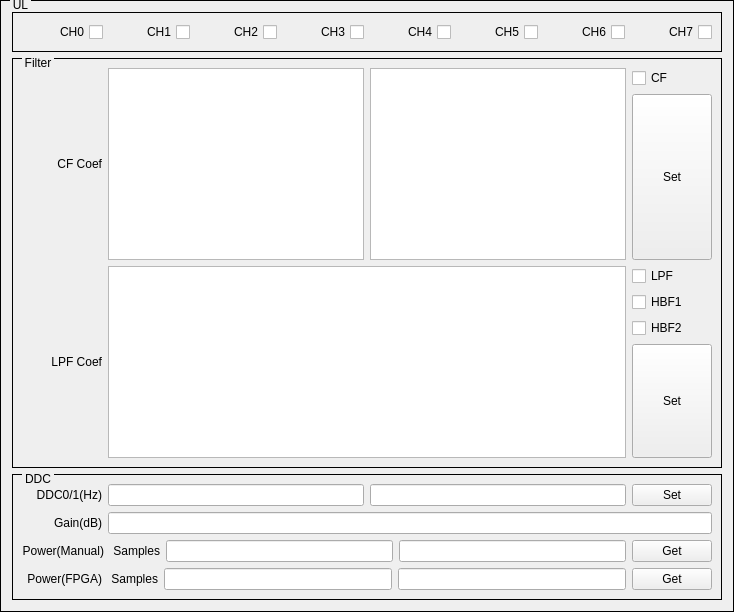
    <widget class="QGroupBox" name="groupBoxUL">
     <property name="styleSheet">
      <string notr="true">QGroupBox{ border:1px solid black; margin-top:0.5ex; }
QGroupBox::title { subcontrol-origin:margin; subcontrol-position:top left; top:-2px; left:10px; margin-left: 0px; padding:0 1px; }</string>
     </property>
     <property name="title">
      <string>UL</string>
     </property>
     <layout class="QVBoxLayout" name="verticalLayout_6">
      <item>
       <widget class="QGroupBox" name="groupBoxUL_CH">
        <property name="styleSheet">
         <string notr="true">QGroupBox{ border:1px solid black; margin-top:0.5ex; }
QGroupBox::title { subcontrol-origin:margin; subcontrol-position:top left; top:-2px; left:10px; margin-left: 0px; padding:0 1px; }</string>
        </property>
        <property name="title">
         <string/>
        </property>
        <layout class="QHBoxLayout" name="horizontalLayout_16">
         <item>
          <widget class="QCheckBox" name="checkBoxUL_CH0">
           <property name="layoutDirection">
            <enum>Qt::RightToLeft</enum>
           </property>
           <property name="text">
            <string>CH0</string>
           </property>
          </widget>
         </item>
         <item>
          <widget class="QCheckBox" name="checkBoxUL_CH1">
           <property name="layoutDirection">
            <enum>Qt::RightToLeft</enum>
           </property>
           <property name="text">
            <string>CH1</string>
           </property>
          </widget>
         </item>
         <item>
          <widget class="QCheckBox" name="checkBoxUL_CH2">
           <property name="layoutDirection">
            <enum>Qt::RightToLeft</enum>
           </property>
           <property name="text">
            <string>CH2</string>
           </property>
          </widget>
         </item>
         <item>
          <widget class="QCheckBox" name="checkBoxUL_CH3">
           <property name="layoutDirection">
            <enum>Qt::RightToLeft</enum>
           </property>
           <property name="text">
            <string>CH3</string>
           </property>
          </widget>
         </item>
         <item>
          <widget class="QCheckBox" name="checkBoxUL_CH4">
           <property name="layoutDirection">
            <enum>Qt::RightToLeft</enum>
           </property>
           <property name="text">
            <string>CH4</string>
           </property>
          </widget>
         </item>
         <item>
          <widget class="QCheckBox" name="checkBoxUL_CH5">
           <property name="layoutDirection">
            <enum>Qt::RightToLeft</enum>
           </property>
           <property name="text">
            <string>CH5</string>
           </property>
          </widget>
         </item>
         <item>
          <widget class="QCheckBox" name="checkBoxUL_CH6">
           <property name="layoutDirection">
            <enum>Qt::RightToLeft</enum>
           </property>
           <property name="text">
            <string>CH6</string>
           </property>
          </widget>
         </item>
         <item>
          <widget class="QCheckBox" name="checkBoxUL_CH7">
           <property name="layoutDirection">
            <enum>Qt::RightToLeft</enum>
           </property>
           <property name="text">
            <string>CH7</string>
           </property>
          </widget>
         </item>
        </layout>
       </widget>
      </item>
      <item>
       <widget class="QGroupBox" name="groupBoxUL_Filter">
        <property name="styleSheet">
         <string notr="true">QGroupBox{ border:1px solid black; margin-top:0.5ex; }
QGroupBox::title { subcontrol-origin:margin; subcontrol-position:top left; top:-2px; left:10px; margin-left: 0px; padding:0 1px; }</string>
        </property>
        <property name="title">
         <string>Filter</string>
        </property>
        <layout class="QVBoxLayout" name="verticalLayout_12">
         <item>
          <layout class="QHBoxLayout" name="horizontalLayout_17">
           <item>
            <layout class="QHBoxLayout" name="horizontalLayout_18">
             <item>
              <widget class="QLabel" name="labelUL_CF_Coef">
               <property name="sizePolicy">
                <sizepolicy hsizetype="Fixed" vsizetype="Fixed">
                 <horstretch>0</horstretch>
                 <verstretch>0</verstretch>
                </sizepolicy>
               </property>
               <property name="minimumSize">
                <size>
                 <width>80</width>
                 <height>0</height>
                </size>
               </property>
               <property name="text">
                <string>CF Coef</string>
               </property>
               <property name="alignment">
                <set>Qt::AlignRight|Qt::AlignTrailing|Qt::AlignVCenter</set>
               </property>
              </widget>
             </item>
             <item>
              <widget class="QTextEdit" name="textEditUL_CF_CoefReal"/>
             </item>
             <item>
              <widget class="QTextEdit" name="textEditUL_CF_CoefImag"/>
             </item>
            </layout>
           </item>
           <item>
            <layout class="QVBoxLayout" name="verticalLayout_8">
             <item>
              <widget class="QCheckBox" name="checkBoxUL_CF">
               <property name="text">
                <string>CF</string>
               </property>
              </widget>
             </item>
             <item>
              <widget class="QPushButton" name="pushButtonSetUL_CF">
               <property name="sizePolicy">
                <sizepolicy hsizetype="Fixed" vsizetype="Preferred">
                 <horstretch>0</horstretch>
                 <verstretch>0</verstretch>
                </sizepolicy>
               </property>
               <property name="text">
                <string>Set</string>
               </property>
              </widget>
             </item>
            </layout>
           </item>
          </layout>
         </item>
         <item>
          <layout class="QHBoxLayout" name="horizontalLayout_14">
           <item>
            <widget class="QLabel" name="labelUL_LPF_Coef">
             <property name="sizePolicy">
              <sizepolicy hsizetype="Fixed" vsizetype="Fixed">
               <horstretch>0</horstretch>
               <verstretch>0</verstretch>
              </sizepolicy>
             </property>
             <property name="minimumSize">
              <size>
               <width>80</width>
               <height>0</height>
              </size>
             </property>
             <property name="text">
              <string>LPF Coef</string>
             </property>
             <property name="alignment">
              <set>Qt::AlignRight|Qt::AlignTrailing|Qt::AlignVCenter</set>
             </property>
            </widget>
           </item>
           <item>
            <widget class="QTextEdit" name="textEditUL_LPF_Coef"/>
           </item>
           <item>
            <layout class="QVBoxLayout" name="verticalLayout_7">
             <item>
              <widget class="QCheckBox" name="checkBoxUL_LPF">
               <property name="text">
                <string>LPF</string>
               </property>
              </widget>
             </item>
             <item>
              <widget class="QCheckBox" name="checkBoxUL_HBF1">
               <property name="layoutDirection">
                <enum>Qt::LeftToRight</enum>
               </property>
               <property name="text">
                <string>HBF1</string>
               </property>
              </widget>
             </item>
             <item>
              <widget class="QCheckBox" name="checkBoxUL_HBF2">
               <property name="layoutDirection">
                <enum>Qt::LeftToRight</enum>
               </property>
               <property name="text">
                <string>HBF2</string>
               </property>
              </widget>
             </item>
             <item>
              <widget class="QPushButton" name="pushButtonSetUL_LPF">
               <property name="sizePolicy">
                <sizepolicy hsizetype="Fixed" vsizetype="Preferred">
                 <horstretch>0</horstretch>
                 <verstretch>0</verstretch>
                </sizepolicy>
               </property>
               <property name="text">
                <string>Set</string>
               </property>
              </widget>
             </item>
            </layout>
           </item>
          </layout>
         </item>
        </layout>
       </widget>
      </item>
      <item>
       <widget class="QGroupBox" name="groupBoxUL_DDC">
        <property name="styleSheet">
         <string notr="true">QGroupBox{ border:1px solid black; margin-top:0.5ex; }
QGroupBox::title { subcontrol-origin:margin; subcontrol-position:top left; top:-2px; left:10px; margin-left: 0px; padding:0 1px; }</string>
        </property>
        <property name="title">
         <string>DDC</string>
        </property>
        <layout class="QVBoxLayout" name="verticalLayout_2">
         <item>
          <layout class="QHBoxLayout" name="horizontalLayout_11">
           <item>
            <widget class="QLabel" name="labelUL_DDC0">
             <property name="sizePolicy">
              <sizepolicy hsizetype="Fixed" vsizetype="Fixed">
               <horstretch>0</horstretch>
               <verstretch>0</verstretch>
              </sizepolicy>
             </property>
             <property name="minimumSize">
              <size>
               <width>80</width>
               <height>0</height>
              </size>
             </property>
             <property name="text">
              <string>DDC0/1(Hz)</string>
             </property>
             <property name="alignment">
              <set>Qt::AlignRight|Qt::AlignTrailing|Qt::AlignVCenter</set>
             </property>
            </widget>
           </item>
           <item>
            <widget class="QLineEdit" name="lineEditUL_DDC0"/>
           </item>
           <item>
            <widget class="QLineEdit" name="lineEditUL_DDC1"/>
           </item>
           <item>
            <widget class="QPushButton" name="pushButtonSetUL_DDC">
             <property name="sizePolicy">
              <sizepolicy hsizetype="Fixed" vsizetype="Preferred">
               <horstretch>0</horstretch>
               <verstretch>0</verstretch>
              </sizepolicy>
             </property>
             <property name="text">
              <string>Set</string>
             </property>
            </widget>
           </item>
          </layout>
         </item>
         <item>
          <layout class="QHBoxLayout" name="horizontalLayout_27">
           <item>
            <widget class="QLabel" name="labelUL_Gain">
             <property name="sizePolicy">
              <sizepolicy hsizetype="Fixed" vsizetype="Fixed">
               <horstretch>0</horstretch>
               <verstretch>0</verstretch>
              </sizepolicy>
             </property>
             <property name="minimumSize">
              <size>
               <width>80</width>
               <height>0</height>
              </size>
             </property>
             <property name="text">
              <string>Gain(dB)</string>
             </property>
             <property name="alignment">
              <set>Qt::AlignRight|Qt::AlignTrailing|Qt::AlignVCenter</set>
             </property>
            </widget>
           </item>
           <item>
            <widget class="QLineEdit" name="lineEditUL_Gain">
             <property name="sizePolicy">
              <sizepolicy hsizetype="Expanding" vsizetype="Fixed">
               <horstretch>5</horstretch>
               <verstretch>0</verstretch>
              </sizepolicy>
             </property>
            </widget>
           </item>
          </layout>
         </item>
         <item>
          <layout class="QHBoxLayout" name="horizontalLayout_19">
           <item>
            <widget class="QLabel" name="labelUL_PwrManual">
             <property name="sizePolicy">
              <sizepolicy hsizetype="Fixed" vsizetype="Fixed">
               <horstretch>0</horstretch>
               <verstretch>0</verstretch>
              </sizepolicy>
             </property>
             <property name="minimumSize">
              <size>
               <width>80</width>
               <height>0</height>
              </size>
             </property>
             <property name="text">
              <string>Power(Manual)</string>
             </property>
             <property name="alignment">
              <set>Qt::AlignRight|Qt::AlignTrailing|Qt::AlignVCenter</set>
             </property>
            </widget>
           </item>
           <item>
            <widget class="QLabel" name="labelUL_PwrManualSamples">
             <property name="sizePolicy">
              <sizepolicy hsizetype="Fixed" vsizetype="Fixed">
               <horstretch>0</horstretch>
               <verstretch>0</verstretch>
              </sizepolicy>
             </property>
             <property name="minimumSize">
              <size>
               <width>50</width>
               <height>0</height>
              </size>
             </property>
             <property name="text">
              <string>Samples</string>
             </property>
             <property name="alignment">
              <set>Qt::AlignRight|Qt::AlignTrailing|Qt::AlignVCenter</set>
             </property>
            </widget>
           </item>
           <item>
            <widget class="QLineEdit" name="lineEditUL_PwrManualSamples"/>
           </item>
           <item>
            <widget class="QLineEdit" name="lineEditUL_PwrManual"/>
           </item>
           <item>
            <widget class="QPushButton" name="pushButtonGetUL_PwrManual">
             <property name="sizePolicy">
              <sizepolicy hsizetype="Fixed" vsizetype="Preferred">
               <horstretch>0</horstretch>
               <verstretch>0</verstretch>
              </sizepolicy>
             </property>
             <property name="text">
              <string>Get</string>
             </property>
            </widget>
           </item>
          </layout>
         </item>
         <item>
          <layout class="QHBoxLayout" name="horizontalLayout_20">
           <item>
            <widget class="QLabel" name="labelUL_PwrFPGA">
             <property name="sizePolicy">
              <sizepolicy hsizetype="Fixed" vsizetype="Fixed">
               <horstretch>0</horstretch>
               <verstretch>0</verstretch>
              </sizepolicy>
             </property>
             <property name="minimumSize">
              <size>
               <width>80</width>
               <height>0</height>
              </size>
             </property>
             <property name="text">
              <string>Power(FPGA)</string>
             </property>
             <property name="alignment">
              <set>Qt::AlignRight|Qt::AlignTrailing|Qt::AlignVCenter</set>
             </property>
            </widget>
           </item>
           <item>
            <widget class="QLabel" name="labelUL_PwrFPGASamples">
             <property name="sizePolicy">
              <sizepolicy hsizetype="Fixed" vsizetype="Fixed">
               <horstretch>0</horstretch>
               <verstretch>0</verstretch>
              </sizepolicy>
             </property>
             <property name="minimumSize">
              <size>
               <width>50</width>
               <height>0</height>
              </size>
             </property>
             <property name="text">
              <string>Samples</string>
             </property>
             <property name="alignment">
              <set>Qt::AlignRight|Qt::AlignTrailing|Qt::AlignVCenter</set>
             </property>
            </widget>
           </item>
           <item>
            <widget class="QLineEdit" name="lineEditUL_PwrFPGASamples"/>
           </item>
           <item>
            <widget class="QLineEdit" name="lineEditUL_PwrFPGA"/>
           </item>
           <item>
            <widget class="QPushButton" name="pushButtonGetUL_PwrFPGA">
             <property name="sizePolicy">
              <sizepolicy hsizetype="Fixed" vsizetype="Preferred">
               <horstretch>0</horstretch>
               <verstretch>0</verstretch>
              </sizepolicy>
             </property>
             <property name="text">
              <string>Get</string>
             </property>
            </widget>
           </item>
          </layout>
         </item>
        </layout>
       </widget>
      </item>
     </layout>
    </widget>
